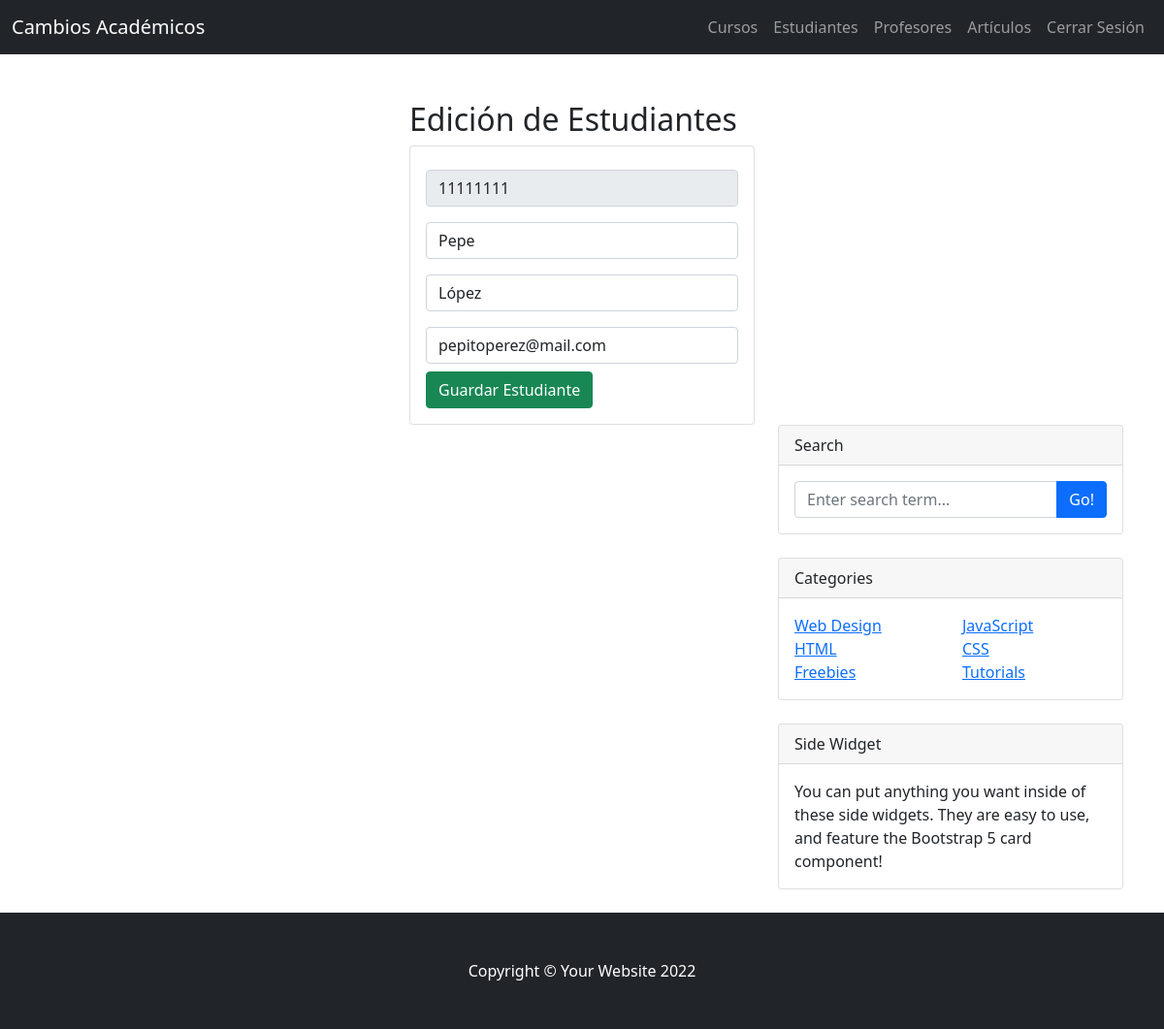
Page /EstudianteHome/EditarEstudiante/11111111 on the committed database.
### blog/models.py (models this page shows, shortened)
class Estudiante(models.Model):
    documento = models.CharField(primary_key=True, max_length=8)
    nombre = models.CharField(max_length=30)
    apellido = models.CharField(max_length=30)
    email = models.EmailField()

### blog/views.py (the view)
# urls.py: path('EstudianteHome/EditarEstudiante/<documento>', views.EditarEstudiante),
def EditarEstudiante(request, documento):
    estudiante = Estudiante.objects.get(documento=documento)
    return render(request, "EditarEstudiante.html", {"estudiante": estudiante})

### blog/templates/EditarEstudiante.html (shortened to what this page needs)
{% extends "./index.html" %}
{% load static %}
{% block body %}
<div class="row">
    <div class="col-md-4 offset-md-4">
        <h2>Edición de Estudiantes</h2>
        <div class="card">
            <div class="card-body">
                <form action="/EstudianteHome/EditEstudiante/" method="POST">{% csrf_token %}
                    <div class="form-group py-2">
                        <input type="text" id="DocumentoTxt" name="DocumentoTxt" value="{{estudiante.documento}}" class="form-control"
                        placeholder="Documento" minlength="8" maxlength="8" readonly required>
                    </div>
                    <div class="form-group py-2">
                        <input type="text" id="NombreTxt" name="NombreTxt" value="{{estudiante.nombre}}" class="form-control"
                        placeholder="Nombre" maxlength="50" required>
                    </div>
                    <div class="form-group py-2">
                        <input type="text" id="ApellidoTxt" name="ApellidoTxt" value="{{estudiante.apellido}}" class="form-control"
                        placeholder="Apellido" maxlength="50" required>
                    </div>
                    <div class="form-group py-2">
                        <input type="text" id="EmailTxt" name="EmailTxt" value="{{estudiante.email}}" class="form-control"
                        placeholder="Mail" maxlength="50" required>
                    </div>
                    <div class="form-group">
                       <button type="submit" class="btn btn-success btn-block text-white">Guardar Estudiante</button>
                    </div>
                </form>
            </div>
        </div>
    </div>
</div>
{% endblock %}

### rows in the picture
Estudiante: DocumentoTxt "11111111", NombreTxt "Pepe", ApellidoTxt "López", EmailTxt "pepitoperez@mail.com"
